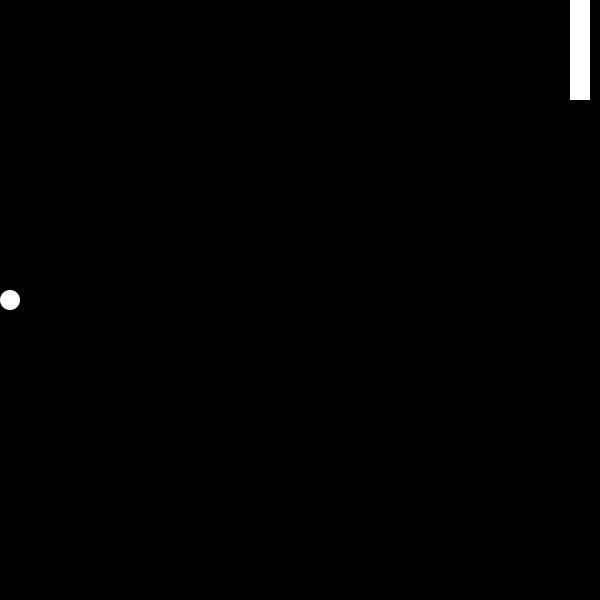
Frame 1 (no input)
Frame 60 (the mouse pressed at the canvas centre just before this capture): identical to frame 1, image omitted
Frame 120 (the mouse held since frame 60 and released just before this capture): identical to frame 1, image omitted

The Processing sketch that drew this single still picture (run headless with seeded random() and noise(); from frame 60 on, the mouse is pressed at the canvas centre):

// Processing sketch: aula_05_05
// ── aula_05_05.pde
int bastaoY = 0;
int bolaX = 10;
int  dX = 5;

void setup(){
  size(600,600);
}

void draw(){
  noStroke();
  background(0);
  
  ellipse(bolaX,300,20,20); 
  if( (keyPressed == true) && (keyCode == RIGHT) ){
     bolaX += dX;
     //if( bolaX >= 590){
     //  dX = -dX;
     //}else if(bolaX <= 0){
     //  dX = -dX;
     //}
     
     if( bolaX >= 590 || bolaX <= 0 ){
       dX = - dX;
     }
  }
  
  
  
  rect(570,bastaoY,20,100);
  if(  (keyPressed == true) && (keyCode == DOWN) ){
    bastaoY = bastaoY + 7;
    
    if( bastaoY >= height - 100 ){
      bastaoY = 500;
    }
  }
  if( (keyPressed == true) && (keyCode == UP) ){
    bastaoY = bastaoY - 7;
    
    if( bastaoY <= 0 ){
      bastaoY = 0;
    }
  }
  
  //if( keyPressed == true ){
  //  if(keyCode == UP){
  //    println("up");
  //  }
  //  if(keyCode == DOWN){
  //    println("up");
  //  }
  //  if(keyCode == LEFT){
  //    println("up");
  //  }
  //  if(keyCode == RIGHT){
  //    println("up");
  //  }
  //}
  
}
